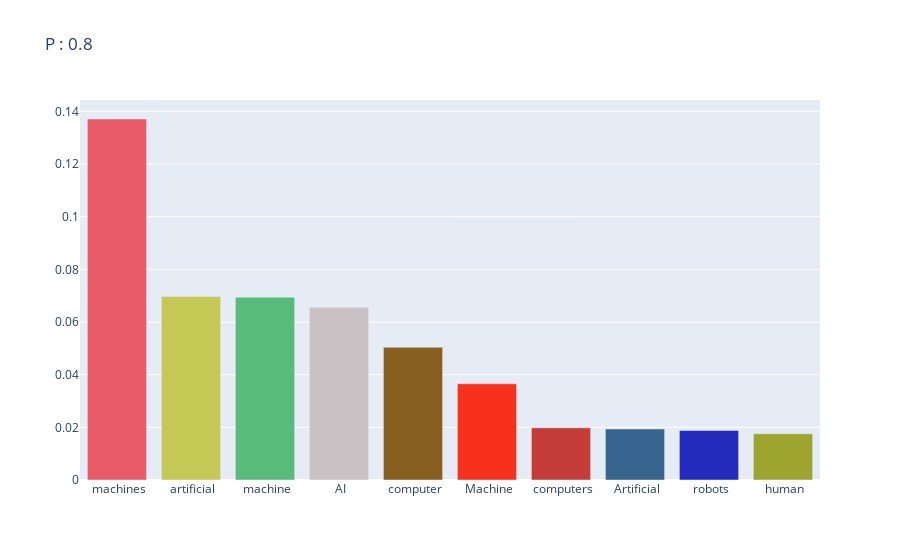
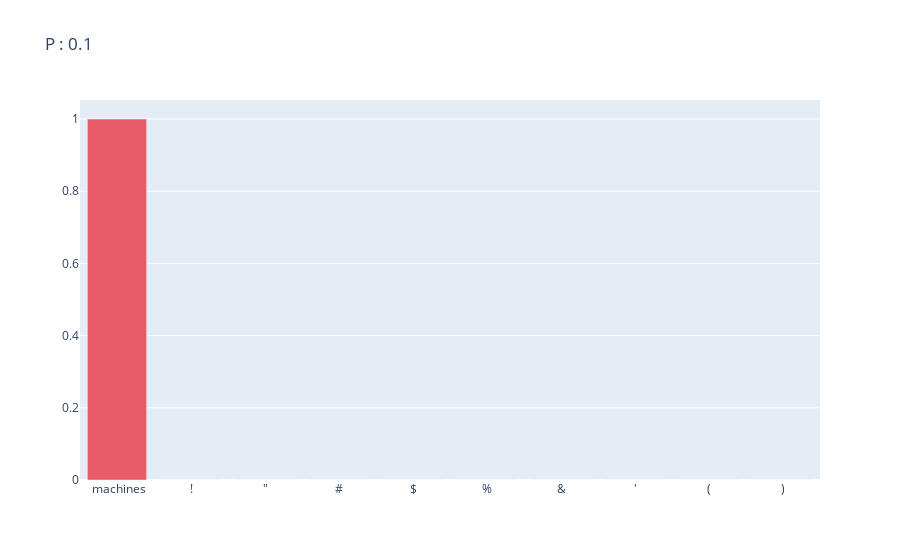

Notebook code for these charts, in order:
### Code cell
nssammpler = NucleusSampler()
result = nssammpler(prompt=SAMPLE_TEXT,max_new_tokens=16,p=0.8)
print(result)

nssammpler.sample_plot(prompt=SAMPLE_TEXT,p=0.8)
nssammpler.sample_plot(prompt=SAMPLE_TEXT,p=0.1)



del nssammpler
torch.cuda.empty_cache()

### Figure 1 — Plotly figure (JSON) as saved in the notebook; plotly's stock layout.template omitted (floating-point values rounded to 4 significant figures)
{"data": [{"marker": {"color": ["#E95B68", "#C4C956", "#58BB7B", "#CAC1C5", "#87601F", "#F7311B", "#C53D39", "#38658F", "#242ABC", "#9DA52F"]}, "textposition": "auto", "type": "bar", "x": [" machines", " artificial", " machine", " AI", " computer", " Machine", " computers", " Artificial", " robots", " human"], "y": [0.1371, 0.06969, 0.06945, 0.0656, 0.0504, 0.03653, 0.01983, 0.01938, 0.01884, 0.01756]}], "layout": {"title": {"text": "P : 0.8"}}}

### Figure 2 — Plotly figure (JSON) as saved in the notebook; plotly's stock layout.template omitted (floating-point values rounded to 4 significant figures)
{"data": [{"marker": {"color": ["#E95B68", "#C4C956", "#58BB7B", "#CAC1C5", "#87601F", "#F7311B", "#C53D39", "#38658F", "#242ABC", "#9DA52F"]}, "textposition": "auto", "type": "bar", "x": [" machines", "!", "\"", "#", "$", "%", "&", "'", "(", ")"], "y": [1, 0, 0, 0, 0, 0, 0, 0, 0, 0]}], "layout": {"title": {"text": "P : 0.1"}}}
